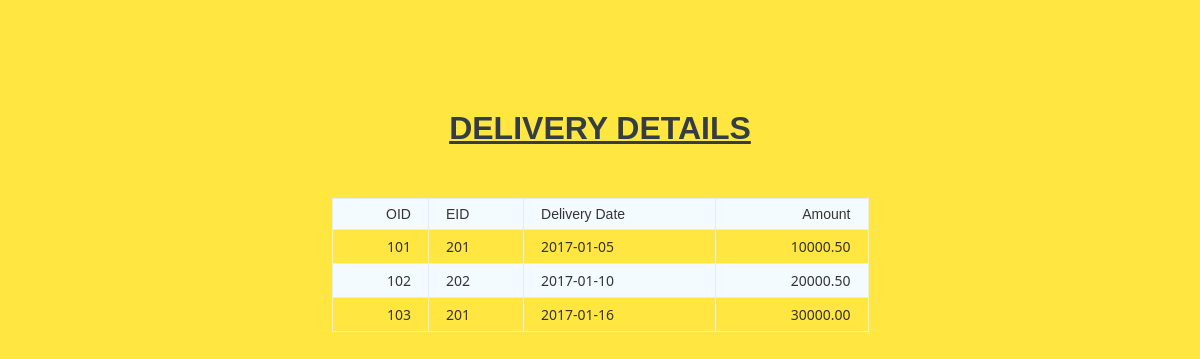
Page /dlist.php on the committed database.
### tables this page shows
CREATE TABLE `dlistdec1` (
  `Oid` mediumint(3) NOT NULL,
  `Eid` mediumint(3) NOT NULL,
  `Ddate` date NOT NULL
);

CREATE TABLE `dlistdec2` (
  `Oid` mediumint(3) NOT NULL,
  `amt` double(10,2) NOT NULL
);

### dlist.php (the view, shortened to what this page needs)
<?php
$username="root";
$password="bala123";
$conn= mysqli_connect("127.0.0.1:3307", $username, $password, "fashion_loft");
$result2= mysqli_query($conn, "SELECT * FROM dlistdec1 natural join dlistdec2");
$row2=mysqli_fetch_assoc($result2);
?>
<html>
<head>
	</head>
<body background="b.png">
<br></br>
<br></br>
<table class="data-table">
<center> <b><br><h1><font size="6"><u>DELIVERY details</font></u></h1></br></b></center>
<br></br>
<tr>
<td><font face="Arial, Helvetica, sans-serif">OID</font></td>
<td> <font face="Arial, Helvetica, sans-serif"> EID</font></td>
<td> <font face="Arial, Helvetica, sans-serif"> Delivery Date</font></td>
<td> <font face="Arial, Helvetica, sans-serif"> Amount</font></td>
</tr>
<?php
do
{
echo "<tr>";
echo "<td>" . $row2['Oid'] . "</td>";
echo "<td>" . $row2['Eid'] . "</td>";
echo "<td>" . $row2['Ddate'] . "</td>";
echo "<td>" . $row2['amt'] . "</td>";
echo "</tr>";
}while($row2= mysqli_fetch_assoc($result2));
?>
</body>
</html>

### dlist.php (style rules this page uses)
body { font-size: 15px; color: #343d44; font-family: "segoe-ui", "open-sans", tahoma, arial; padding: 0; margin: 0; }
table { margin: auto; font-family: "Lucida Sans Unicode", "Lucida Grande", "Segoe Ui"; font-size: 12px; }
h1 { margin: 25px auto 0; text-align: center; text-transform: uppercase; font-size: 17px; }
table td { transition: all .5s; }
.data-table { border-collapse: collapse; font-size: 14px; min-width: 537px; }
.data-table th, .data-table td { border: 1px solid #e1edff; padding: 7px 17px; }
.data-table tbody td { color: #353535; }
.data-table tbody td:first-child, .data-table tbody td:nth-child(4), .data-table tbody td:last-child { text-align: right; }
.data-table tbody tr:nth-child(odd) td { background-color: #f4fbff; }

### rows in the picture
dlistdec1: Oid "101", Eid "201", Ddate "2017-01-05", Oid.amt "10000.50"
dlistdec1: Oid "102", Eid "202", Ddate "2017-01-10", Oid.amt "20000.50"
dlistdec1: Oid "103", Eid "201", Ddate "2017-01-16", Oid.amt "30000.00"
